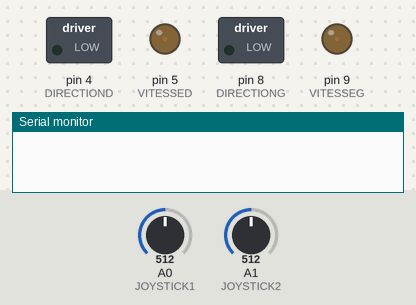
Simulated run of this sketch. Board: Arduino Uno, built with avr-gcc and run on an emulated ATmega328P. On the bench: switched loads named in the sketch (green lamp = pin HIGH), output pins drawn as LEDs (lit = HIGH), the last lines printed to the serial monitor. The test bench sets the inputs (shaded band); at power-on: A0 (JOYSTICK1) = 512, A1 (JOYSTICK2) = 512.

Above: at 1.2 s.
1.3 s: A0 (JOYSTICK1) set to 495
At 2.5 s:
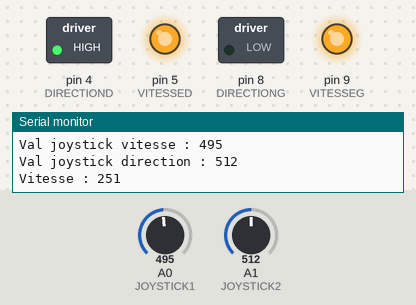
2.8 s: A1 (JOYSTICK2) set to 495
At 3.6 s:
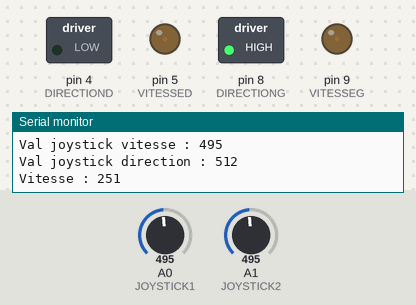
4.3 s: A0 (JOYSTICK1) set to 306
At 4.7 s:
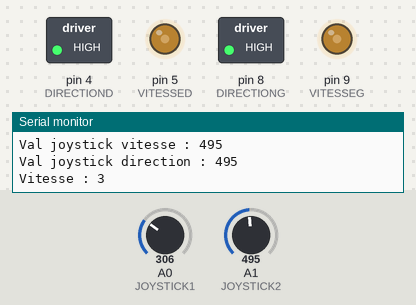
5.8 s: A0 (JOYSTICK1) set to 122
At 7.0 s:
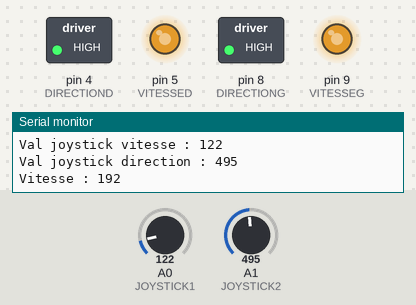
7.3 s: A0 (JOYSTICK1) set to 0
At 8.2 s:
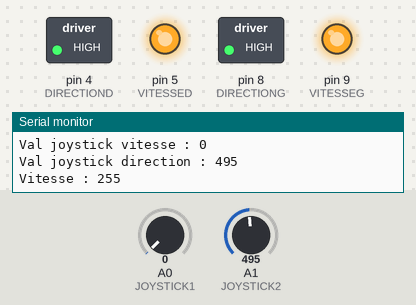
8.8 s: A0 (JOYSTICK1) set to 716
At 9.4 s:
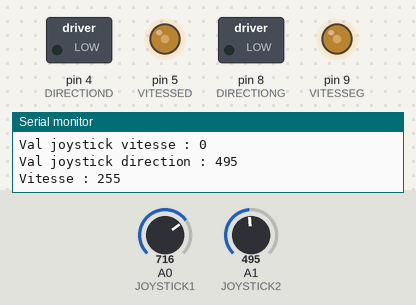
Timing chart, 0 to 11.3 s (numbered marks = the images above; inputs shaded):
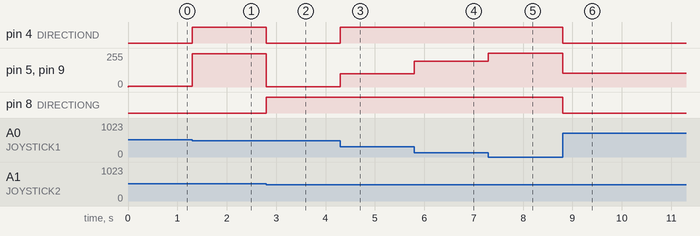

The sketch:

deplarobot.ino
```cpp
#define VITESSED 5                    //Pin 5 = Vitesse du moteur droit (pwm)
#define DIRECTIOND 4                  //Pin 4 = Direction du moteur droit
#define VITESSEG 9                    //Pin 9 = Vitesse du moteur gauche (pwm)
#define DIRECTIONG 8                  //Pin 8 = Direction du moteur gauche
#define JOYSTICK1 0                   //Pin A0 = Axe x joystick
#define JOYSTICK2 1                   //Pin A1 = Axe y joystick

long temps = 0;


void setup() {
  pinMode(VITESSED,OUTPUT);
  pinMode(DIRECTIOND,OUTPUT);
  pinMode(VITESSEG,OUTPUT);
  pinMode(DIRECTIONG,OUTPUT);
  digitalWrite(VITESSED,LOW);
  digitalWrite(VITESSEG,LOW);
  Serial.begin(9600);                                                                                     //Debit de communication arduino( a voir )
}

void loop() {

ControleJoystick();

}


void ControleJoystick(){                                                                                  //Fonction de lecture du joystick

  int valJoystickVitesse,valJoystickDirection;
  unsigned char vitesse;

  valJoystickVitesse = analogRead(JOYSTICK1);
  valJoystickDirection = analogRead(JOYSTICK2);

  if((valJoystickVitesse < 495) && (503 < valJoystickDirection < 507)) {                                  //RECUL
      vitesse = map(valJoystickVitesse,501,0,0,255);
      Bouge (vitesse,1,1);
      }
      else {
          if ((valJoystickVitesse > 505) && (503 < valJoystickDirection < 507)){                          //AVANCE
              vitesse = map(valJoystickVitesse,501,1024,0,255);
              Bouge(vitesse,0,0);
              }
              else {
                  if(( valJoystickDirection < 500 ) && (498 < valJoystickVitesse < 502)) {                //TOURNE A GAUCHE
                      vitesse = map(valJoystickDirection,501,0,0,255);
                      Bouge(vitesse,0,1);
                      }
                      else {
                          if(( valJoystickDirection > 510 ) && (498 < valJoystickVitesse < 502)) {        //TOURNE A GAUCHE
                              vitesse = map(valJoystickDirection,501,0,0,255);
                              Bouge(vitesse,1,0);
                              }
                              else {
                                  Stop();
                                  }
                      }
               }
        }

  if(millis()-temps>2000){                                                                                //AFFICHAGE DES VARIABLES
      Serial.print ("Val joystick vitesse : ");
      Serial.println (valJoystickVitesse);
      Serial.print ("Val joystick direction : ");
      Serial.println (valJoystickDirection);
      Serial.print ("Vitesse : ");
      Serial.println (vitesse);
      temps = millis();
      }
}

void Bouge (unsigned char vitesse, bool DirMoteurG, bool DirMotorD){                                    //FONCTION QUI ACTIVE LES MOTEURS
   analogWrite(VITESSED,vitesse);
   analogWrite(VITESSEG,vitesse);
   digitalWrite(DIRECTIOND,DirMoteurG);
   digitalWrite(DIRECTIONG,DirMotorD);

}

void Stop (){                                                                                           //FONCTION QUI ARRETE LES MOTEURS
    analogWrite(VITESSED,LOW);
    analogWrite(VITESSEG,LOW);
}
```

Measured:
- after the input at 1.3 s, pin 4 (DIRECTIOND): LOW → HIGH at once; pin 5 (VITESSED), pin 9 (VITESSEG): 5/255 → 251/255 at once
- after the input at 2.8 s, pin 4 (DIRECTIOND): HIGH → LOW at once; pin 5 (VITESSED), pin 9 (VITESSEG): 251/255 → 3/255 at once; pin 8 (DIRECTIONG): LOW → HIGH at once
- after the input at 4.3 s, pin 4 (DIRECTIOND): LOW → HIGH at once; pin 5 (VITESSED), pin 9 (VITESSEG): 3/255 → 99/255 at once
- after the input at 5.8 s, pin 5 (VITESSED), pin 9 (VITESSEG): 99/255 → 192/255 at once
- after the input at 7.3 s, pin 5 (VITESSED), pin 9 (VITESSEG): 192/255 → 255/255 at once
- after the input at 8.8 s, pin 4 (DIRECTIOND), pin 8 (DIRECTIONG): HIGH → LOW at once; pin 5 (VITESSED), pin 9 (VITESSEG): 255/255 → 104/255 at once
